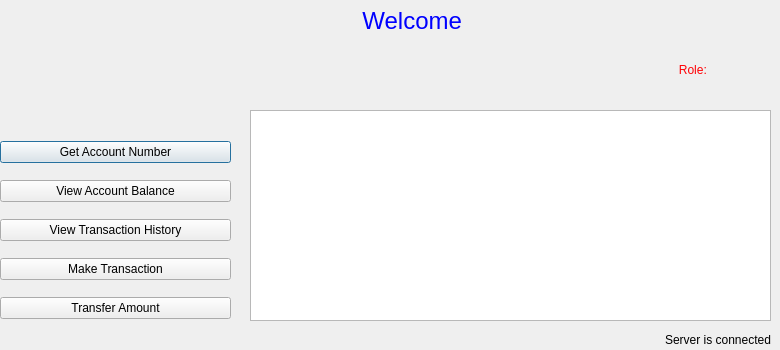
<?xml version="1.0" encoding="UTF-8"?>
<ui version="4.0">
 <class>MainUserWindow</class>
 <widget class="QDialog" name="MainUserWindow">
  <property name="geometry">
   <rect>
    <x>0</x>
    <y>0</y>
    <width>780</width>
    <height>350</height>
   </rect>
  </property>
  <property name="windowTitle">
   <string>User page</string>
  </property>
  <widget class="QLabel" name="ServerStateLabel">
   <property name="geometry">
    <rect>
     <x>620</x>
     <y>330</y>
     <width>151</width>
     <height>20</height>
    </rect>
   </property>
   <property name="text">
    <string>Server is connected</string>
   </property>
   <property name="alignment">
    <set>Qt::AlignRight|Qt::AlignTrailing|Qt::AlignVCenter</set>
   </property>
  </widget>
  <widget class="QWidget" name="layoutWidget">
   <property name="geometry">
    <rect>
     <x>0</x>
     <y>0</y>
     <width>831</width>
     <height>91</height>
    </rect>
   </property>
   <layout class="QVBoxLayout" name="verticalLayout">
    <item>
     <widget class="QLabel" name="WelcomeLabel">
      <property name="styleSheet">
       <string notr="true">font: 24pt &quot;Segoe UI&quot;;
color: rgb(255, 170, 255);</string>
      </property>
      <property name="text">
       <string>&lt;html&gt;&lt;head/&gt;&lt;body&gt;&lt;p align=&quot;center&quot;&gt;&lt;span style=&quot; font-size:18pt; color:#0000ff;&quot;&gt;Welcome &lt;/span&gt;&lt;/p&gt;&lt;/body&gt;&lt;/html&gt;</string>
      </property>
      <property name="alignment">
       <set>Qt::AlignCenter</set>
      </property>
     </widget>
    </item>
    <item>
     <layout class="QHBoxLayout" name="horizontalLayout">
      <item>
       <widget class="QLabel" name="label">
        <property name="text">
         <string/>
        </property>
       </widget>
      </item>
      <item>
       <widget class="QLabel" name="label_2">
        <property name="text">
         <string/>
        </property>
       </widget>
      </item>
      <item>
       <widget class="QLabel" name="WelcomeLabel_2">
        <property name="styleSheet">
         <string notr="true">font: 12pt &quot;Segoe UI&quot;;
color: rgb(255, 170, 255);</string>
        </property>
        <property name="text">
         <string>&lt;html&gt;&lt;head/&gt;&lt;body&gt;&lt;p align=&quot;center&quot;&gt;&lt;span style=&quot; color:#ff0004;&quot;&gt;Role: &lt;/span&gt;&lt;/p&gt;&lt;/body&gt;&lt;/html&gt;</string>
        </property>
        <property name="alignment">
         <set>Qt::AlignCenter</set>
        </property>
       </widget>
      </item>
     </layout>
    </item>
   </layout>
  </widget>
  <widget class="QWidget" name="layoutWidget">
   <property name="geometry">
    <rect>
     <x>0</x>
     <y>130</y>
     <width>231</width>
     <height>201</height>
    </rect>
   </property>
   <layout class="QVBoxLayout" name="verticalLayout_2">
    <item>
     <widget class="QPushButton" name="PB_GetAccountNumber">
      <property name="text">
       <string>Get Account Number</string>
      </property>
     </widget>
    </item>
    <item>
     <widget class="QPushButton" name="PB_ViewAccountBalance">
      <property name="text">
       <string>View Account Balance</string>
      </property>
     </widget>
    </item>
    <item>
     <widget class="QPushButton" name="PB_ViewTransactionHistory">
      <property name="text">
       <string>View Transaction History</string>
      </property>
     </widget>
    </item>
    <item>
     <widget class="QPushButton" name="PB_MakeTransaction">
      <property name="text">
       <string>Make Transaction</string>
      </property>
     </widget>
    </item>
    <item>
     <widget class="QPushButton" name="PB_TransferAmount">
      <property name="text">
       <string>Transfer Amount</string>
      </property>
     </widget>
    </item>
   </layout>
  </widget>
  <widget class="QStackedWidget" name="stackedWidget">
   <property name="geometry">
    <rect>
     <x>240</x>
     <y>100</y>
     <width>561</width>
     <height>221</height>
    </rect>
   </property>
   <property name="currentIndex">
    <number>2</number>
   </property>
   <widget class="QWidget" name="GetAccountNumber">
    <widget class="QLabel" name="AccNumLabel">
     <property name="geometry">
      <rect>
       <x>0</x>
       <y>70</y>
       <width>541</width>
       <height>61</height>
      </rect>
     </property>
     <property name="styleSheet">
      <string notr="true">color: rgb(0, 0, 0);
font: 16pt &quot;Segoe UI&quot;;</string>
     </property>
     <property name="text">
      <string>&lt;html&gt;&lt;head/&gt;&lt;body&gt;&lt;p align=&quot;center&quot;&gt;Your account number is&lt;/p&gt;&lt;/body&gt;&lt;/html&gt;</string>
     </property>
    </widget>
   </widget>
   <widget class="QWidget" name="ViewAccountBalance">
    <widget class="QLabel" name="BalanceLabel">
     <property name="geometry">
      <rect>
       <x>0</x>
       <y>70</y>
       <width>541</width>
       <height>51</height>
      </rect>
     </property>
     <property name="styleSheet">
      <string notr="true">color: rgb(0, 0, 0);
font: 16pt &quot;Segoe UI&quot;;</string>
     </property>
     <property name="text">
      <string>&lt;html&gt;&lt;head/&gt;&lt;body&gt;&lt;p align=&quot;center&quot;&gt;Your account balance=&lt;/p&gt;&lt;/body&gt;&lt;/html&gt;</string>
     </property>
    </widget>
   </widget>
   <widget class="QWidget" name="ViewTransactionHistory">
    <widget class="QTableView" name="TV_ViewTransactionHistory">
     <property name="geometry">
      <rect>
       <x>10</x>
       <y>10</y>
       <width>521</width>
       <height>211</height>
      </rect>
     </property>
     <property name="verticalScrollMode">
      <enum>QAbstractItemView::ScrollPerPixel</enum>
     </property>
     <property name="horizontalScrollMode">
      <enum>QAbstractItemView::ScrollPerPixel</enum>
     </property>
    </widget>
   </widget>
   <widget class="QWidget" name="MakeTransaction">
    <widget class="QLabel" name="TransactionBalanceLabel">
     <property name="geometry">
      <rect>
       <x>10</x>
       <y>10</y>
       <width>361</width>
       <height>21</height>
      </rect>
     </property>
     <property name="text">
      <string>Your Balance = </string>
     </property>
    </widget>
    <widget class="QLabel" name="Status">
     <property name="geometry">
      <rect>
       <x>30</x>
       <y>120</y>
       <width>361</width>
       <height>21</height>
      </rect>
     </property>
     <property name="text">
      <string/>
     </property>
    </widget>
    <widget class="QWidget" name="layoutWidget">
     <property name="geometry">
      <rect>
       <x>10</x>
       <y>30</y>
       <width>481</width>
       <height>141</height>
      </rect>
     </property>
     <layout class="QVBoxLayout" name="verticalLayout_3">
      <item>
       <layout class="QHBoxLayout" name="horizontalLayout_2">
        <item>
         <widget class="QLabel" name="label_4">
          <property name="text">
           <string>Transaction amount: </string>
          </property>
         </widget>
        </item>
        <item>
         <widget class="QLineEdit" name="LE_TransactionAmount">
          <property name="inputMethodHints">
           <set>Qt::ImhDialableCharactersOnly|Qt::ImhDigitsOnly|Qt::ImhFormattedNumbersOnly|Qt::ImhPreferNumbers</set>
          </property>
          <property name="clearButtonEnabled">
           <bool>false</bool>
          </property>
         </widget>
        </item>
       </layout>
      </item>
      <item>
       <layout class="QHBoxLayout" name="horizontalLayout_7">
        <item>
         <widget class="QLabel" name="label_7">
          <property name="text">
           <string>Please enter your signature: </string>
          </property>
         </widget>
        </item>
        <item>
         <widget class="QLineEdit" name="LE_TransactionSignature_2"/>
        </item>
       </layout>
      </item>
      <item>
       <layout class="QHBoxLayout" name="horizontalLayout_3">
        <item>
         <widget class="QPushButton" name="PB_Deposit">
          <property name="text">
           <string>Deposit</string>
          </property>
         </widget>
        </item>
        <item>
         <widget class="QPushButton" name="PB_Withdraw">
          <property name="text">
           <string>Withdraw</string>
          </property>
         </widget>
        </item>
       </layout>
      </item>
     </layout>
    </widget>
   </widget>
   <widget class="QWidget" name="TransferAmount">
    <widget class="QLabel" name="TransferBalanceLabel">
     <property name="geometry">
      <rect>
       <x>10</x>
       <y>10</y>
       <width>141</width>
       <height>20</height>
      </rect>
     </property>
     <property name="text">
      <string>Your balance= </string>
     </property>
    </widget>
    <widget class="QWidget" name="layoutWidget">
     <property name="geometry">
      <rect>
       <x>10</x>
       <y>30</y>
       <width>521</width>
       <height>171</height>
      </rect>
     </property>
     <layout class="QVBoxLayout" name="verticalLayout_5">
      <item>
       <layout class="QVBoxLayout" name="verticalLayout_4">
        <item>
         <layout class="QHBoxLayout" name="horizontalLayout_4">
          <item>
           <widget class="QLabel" name="label_3">
            <property name="text">
             <string>Please enter the account ID: </string>
            </property>
           </widget>
          </item>
          <item>
           <widget class="QLineEdit" name="LE_TransferAccID"/>
          </item>
         </layout>
        </item>
        <item>
         <layout class="QHBoxLayout" name="horizontalLayout_5">
          <item>
           <widget class="QLabel" name="label_5">
            <property name="text">
             <string>Please enter the amount to transfer: </string>
            </property>
           </widget>
          </item>
          <item>
           <widget class="QLineEdit" name="LE_TransferAmount"/>
          </item>
         </layout>
        </item>
        <item>
         <layout class="QHBoxLayout" name="horizontalLayout_6">
          <item>
           <widget class="QLabel" name="label_6">
            <property name="text">
             <string>Please enter your signature: </string>
            </property>
           </widget>
          </item>
          <item>
           <widget class="QLineEdit" name="LE_TransferSignature"/>
          </item>
         </layout>
        </item>
       </layout>
      </item>
      <item>
       <widget class="QPushButton" name="PB_Transfer">
        <property name="text">
         <string>Transfer</string>
        </property>
       </widget>
      </item>
     </layout>
    </widget>
   </widget>
   <widget class="QWidget" name="EmptyPage"/>
  </widget>
 </widget>
 <resources/>
 <connections/>
</ui>
